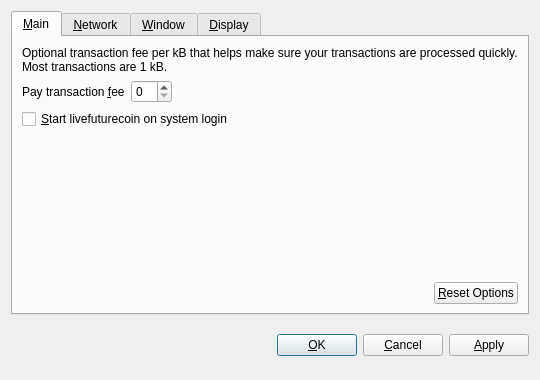
<?xml version="1.0" encoding="UTF-8"?>
<ui version="4.0">
 <class>OptionsDialog</class>
 <widget class="QDialog" name="OptionsDialog">
  <property name="geometry">
   <rect>
    <x>0</x>
    <y>0</y>
    <width>540</width>
    <height>380</height>
   </rect>
  </property>
  <property name="windowTitle">
   <string>Options</string>
  </property>
  <property name="modal">
   <bool>true</bool>
  </property>
  <layout class="QVBoxLayout" name="verticalLayout">
   <item>
    <widget class="QTabWidget" name="tabWidget">
     <property name="tabPosition">
      <enum>QTabWidget::North</enum>
     </property>
     <property name="currentIndex">
      <number>0</number>
     </property>
     <widget class="QWidget" name="tabMain">
      <attribute name="title">
       <string>&amp;Main</string>
      </attribute>
      <layout class="QVBoxLayout" name="verticalLayout_Main">
       <item>
        <widget class="QLabel" name="transactionFeeInfoLabel">
         <property name="text">
          <string>Optional transaction fee per kB that helps make sure your transactions are processed quickly. Most transactions are 1 kB.</string>
         </property>
         <property name="textFormat">
          <enum>Qt::PlainText</enum>
         </property>
         <property name="wordWrap">
          <bool>true</bool>
         </property>
        </widget>
       </item>
       <item>
        <layout class="QHBoxLayout" name="horizontalLayout_1_Main">
         <item>
          <widget class="QLabel" name="transactionFeeLabel">
           <property name="text">
            <string>Pay transaction &amp;fee</string>
           </property>
           <property name="textFormat">
            <enum>Qt::PlainText</enum>
           </property>
           <property name="buddy">
            <cstring>transactionFee</cstring>
           </property>
          </widget>
         </item>
         <item>
          <widget class="BitcoinAmountField" name="transactionFee"/>
         </item>
         <item>
          <spacer name="horizontalSpacer_1_Main">
           <property name="orientation">
            <enum>Qt::Horizontal</enum>
           </property>
           <property name="sizeHint" stdset="0">
            <size>
             <width>40</width>
             <height>20</height>
            </size>
           </property>
          </spacer>
         </item>
        </layout>
       </item>
       <item>
        <widget class="QCheckBox" name="bitcoinAtStartup">
         <property name="toolTip">
          <string>Automatically start livefuturecoin after logging in to the system.</string>
         </property>
         <property name="text">
          <string>&amp;Start livefuturecoin on system login</string>
         </property>
        </widget>
       </item>
       <item>
        <spacer name="verticalSpacer_Main">
         <property name="orientation">
          <enum>Qt::Vertical</enum>
         </property>
         <property name="sizeHint" stdset="0">
          <size>
           <width>20</width>
           <height>40</height>
          </size>
         </property>
        </spacer>
       </item>
       <item>
        <layout class="QHBoxLayout" name="horizontalLayout_2_Main">
         <item>
          <spacer name="horizontalSpacer_2_Main">
           <property name="orientation">
            <enum>Qt::Horizontal</enum>
           </property>
           <property name="sizeHint" stdset="0">
            <size>
             <width>40</width>
             <height>20</height>
            </size>
           </property>
          </spacer>
         </item>
         <item>
          <widget class="QPushButton" name="resetButton">
           <property name="toolTip">
            <string>Reset all client options to default.</string>
           </property>
           <property name="text">
            <string>&amp;Reset Options</string>
           </property>
           <property name="autoDefault">
            <bool>false</bool>
           </property>
          </widget>
         </item>
        </layout>
       </item>
      </layout>
     </widget>
     <widget class="QWidget" name="tabNetwork">
      <attribute name="title">
       <string>&amp;Network</string>
      </attribute>
      <layout class="QVBoxLayout" name="verticalLayout_Network">
       <item>
        <widget class="QCheckBox" name="mapPortUpnp">
         <property name="toolTip">
          <string>Automatically open the livefuturecoin client port on the router. This only works when your router supports UPnP and it is enabled.</string>
         </property>
         <property name="text">
          <string>Map port using &amp;UPnP</string>
         </property>
        </widget>
       </item>
       <item>
        <widget class="QCheckBox" name="connectSocks">
         <property name="toolTip">
          <string>Connect to the livefuturecoin network through a SOCKS proxy (e.g. when connecting through Tor).</string>
         </property>
         <property name="text">
          <string>&amp;Connect through SOCKS proxy:</string>
         </property>
        </widget>
       </item>
       <item>
        <layout class="QHBoxLayout" name="horizontalLayout_Network">
         <item>
          <widget class="QLabel" name="proxyIpLabel">
           <property name="text">
            <string>Proxy &amp;IP:</string>
           </property>
           <property name="textFormat">
            <enum>Qt::PlainText</enum>
           </property>
           <property name="buddy">
            <cstring>proxyIp</cstring>
           </property>
          </widget>
         </item>
         <item>
          <widget class="QValidatedLineEdit" name="proxyIp">
           <property name="maximumSize">
            <size>
             <width>140</width>
             <height>16777215</height>
            </size>
           </property>
           <property name="toolTip">
            <string>IP address of the proxy (e.g. 127.0.0.1)</string>
           </property>
          </widget>
         </item>
         <item>
          <widget class="QLabel" name="proxyPortLabel">
           <property name="text">
            <string>&amp;Port:</string>
           </property>
           <property name="textFormat">
            <enum>Qt::PlainText</enum>
           </property>
           <property name="buddy">
            <cstring>proxyPort</cstring>
           </property>
          </widget>
         </item>
         <item>
          <widget class="QLineEdit" name="proxyPort">
           <property name="maximumSize">
            <size>
             <width>55</width>
             <height>16777215</height>
            </size>
           </property>
           <property name="toolTip">
            <string>Port of the proxy (e.g. 9050)</string>
           </property>
          </widget>
         </item>
         <item>
          <widget class="QLabel" name="socksVersionLabel">
           <property name="text">
            <string>SOCKS &amp;Version:</string>
           </property>
           <property name="textFormat">
            <enum>Qt::PlainText</enum>
           </property>
           <property name="buddy">
            <cstring>socksVersion</cstring>
           </property>
          </widget>
         </item>
         <item>
          <widget class="QValueComboBox" name="socksVersion">
           <property name="toolTip">
            <string>SOCKS version of the proxy (e.g. 5)</string>
           </property>
          </widget>
         </item>
         <item>
          <spacer name="horizontalSpacer_Network">
           <property name="orientation">
            <enum>Qt::Horizontal</enum>
           </property>
           <property name="sizeHint" stdset="0">
            <size>
             <width>40</width>
             <height>20</height>
            </size>
           </property>
          </spacer>
         </item>
        </layout>
       </item>
       <item>
        <spacer name="verticalSpacer_Network">
         <property name="orientation">
          <enum>Qt::Vertical</enum>
         </property>
         <property name="sizeHint" stdset="0">
          <size>
           <width>20</width>
           <height>40</height>
          </size>
         </property>
        </spacer>
       </item>
      </layout>
     </widget>
     <widget class="QWidget" name="tabWindow">
      <attribute name="title">
       <string>&amp;Window</string>
      </attribute>
      <layout class="QVBoxLayout" name="verticalLayout_Window">
       <item>
        <widget class="QCheckBox" name="minimizeToTray">
         <property name="toolTip">
          <string>Show only a tray icon after minimizing the window.</string>
         </property>
         <property name="text">
          <string>&amp;Minimize to the tray instead of the taskbar</string>
         </property>
        </widget>
       </item>
       <item>
        <widget class="QCheckBox" name="minimizeOnClose">
         <property name="toolTip">
          <string>Minimize instead of exit the application when the window is closed. When this option is enabled, the application will be closed only after selecting Quit in the menu.</string>
         </property>
         <property name="text">
          <string>M&amp;inimize on close</string>
         </property>
        </widget>
       </item>
       <item>
        <spacer name="verticalSpacer_Window">
         <property name="orientation">
          <enum>Qt::Vertical</enum>
         </property>
         <property name="sizeHint" stdset="0">
          <size>
           <width>20</width>
           <height>40</height>
          </size>
         </property>
        </spacer>
       </item>
      </layout>
     </widget>
     <widget class="QWidget" name="tabDisplay">
      <attribute name="title">
       <string>&amp;Display</string>
      </attribute>
      <layout class="QVBoxLayout" name="verticalLayout_Display">
       <item>
        <layout class="QHBoxLayout" name="horizontalLayout_1_Display">
         <item>
          <widget class="QLabel" name="langLabel">
           <property name="text">
            <string>User Interface &amp;language:</string>
           </property>
           <property name="textFormat">
            <enum>Qt::PlainText</enum>
           </property>
           <property name="buddy">
            <cstring>lang</cstring>
           </property>
          </widget>
         </item>
         <item>
          <widget class="QValueComboBox" name="lang">
           <property name="toolTip">
            <string>The user interface language can be set here. This setting will take effect after restarting livefuturecoin.</string>
           </property>
          </widget>
         </item>
        </layout>
       </item>
       <item>
        <layout class="QHBoxLayout" name="horizontalLayout_2_Display">
         <item>
          <widget class="QLabel" name="unitLabel">
           <property name="text">
            <string>&amp;Unit to show amounts in:</string>
           </property>
           <property name="textFormat">
            <enum>Qt::PlainText</enum>
           </property>
           <property name="buddy">
            <cstring>unit</cstring>
           </property>
          </widget>
         </item>
         <item>
          <widget class="QValueComboBox" name="unit">
           <property name="toolTip">
            <string>Choose the default subdivision unit to show in the interface and when sending coins.</string>
           </property>
          </widget>
         </item>
        </layout>
       </item>
       <item>
        <widget class="QCheckBox" name="displayAddresses">
         <property name="toolTip">
          <string>Whether to show livefuturecoin addresses in the transaction list or not.</string>
         </property>
         <property name="text">
          <string>&amp;Display addresses in transaction list</string>
         </property>
        </widget>
       </item>
       <item>
        <spacer name="verticalSpacer_Display">
         <property name="orientation">
          <enum>Qt::Vertical</enum>
         </property>
         <property name="sizeHint" stdset="0">
          <size>
           <width>20</width>
           <height>40</height>
          </size>
         </property>
        </spacer>
       </item>
      </layout>
     </widget>
    </widget>
   </item>
   <item>
    <layout class="QHBoxLayout" name="horizontalLayout_Buttons">
     <item>
      <spacer name="horizontalSpacer_1">
       <property name="orientation">
        <enum>Qt::Horizontal</enum>
       </property>
       <property name="sizeHint" stdset="0">
        <size>
         <width>40</width>
         <height>48</height>
        </size>
       </property>
      </spacer>
     </item>
     <item>
      <widget class="QLabel" name="statusLabel">
       <property name="font">
        <font>
         <weight>75</weight>
         <bold>true</bold>
        </font>
       </property>
       <property name="text">
        <string/>
       </property>
       <property name="textFormat">
        <enum>Qt::PlainText</enum>
       </property>
       <property name="wordWrap">
        <bool>true</bool>
       </property>
      </widget>
     </item>
     <item>
      <spacer name="horizontalSpacer_2">
       <property name="orientation">
        <enum>Qt::Horizontal</enum>
       </property>
       <property name="sizeHint" stdset="0">
        <size>
         <width>40</width>
         <height>48</height>
        </size>
       </property>
      </spacer>
     </item>
     <item>
      <widget class="QPushButton" name="okButton">
       <property name="text">
        <string>&amp;OK</string>
       </property>
      </widget>
     </item>
     <item>
      <widget class="QPushButton" name="cancelButton">
       <property name="text">
        <string>&amp;Cancel</string>
       </property>
       <property name="autoDefault">
        <bool>false</bool>
       </property>
      </widget>
     </item>
     <item>
      <widget class="QPushButton" name="applyButton">
       <property name="text">
        <string>&amp;Apply</string>
       </property>
       <property name="autoDefault">
        <bool>false</bool>
       </property>
      </widget>
     </item>
    </layout>
   </item>
  </layout>
 </widget>
 <customwidgets>
  <customwidget>
   <class>BitcoinAmountField</class>
   <extends>QSpinBox</extends>
   <header>bitcoinamountfield.h</header>
  </customwidget>
  <customwidget>
   <class>QValueComboBox</class>
   <extends>QComboBox</extends>
   <header>qvaluecombobox.h</header>
  </customwidget>
  <customwidget>
   <class>QValidatedLineEdit</class>
   <extends>QLineEdit</extends>
   <header>qvalidatedlineedit.h</header>
  </customwidget>
 </customwidgets>
 <resources/>
 <connections/>
</ui>
